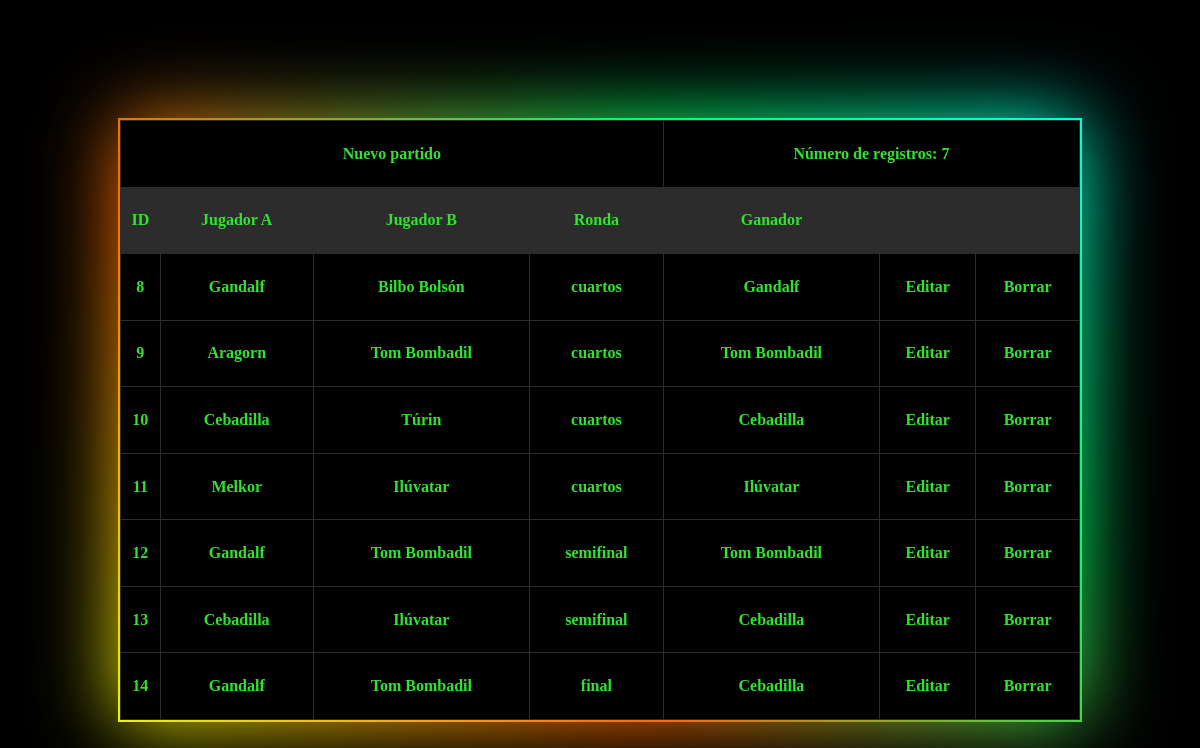
/U4/Ping_pong/vistas/gestionTorneosVista.php?modo=edicion&id=2, run on an earlier commit of the app's database.
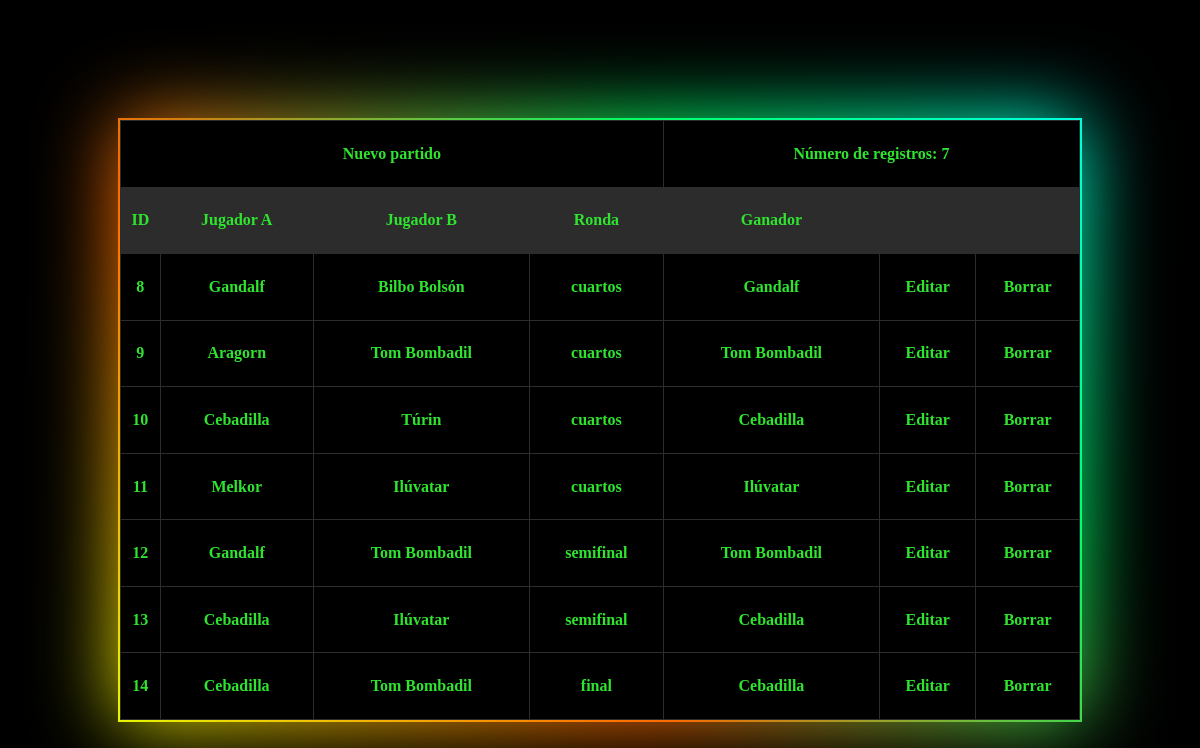
And on a later commit of the database.
### tables this page shows
CREATE TABLE T_Partido (
    id_partido INT PRIMARY KEY AUTO_INCREMENT,
    id_torneo INT,
    tipo_partido ENUM('cuartos', 'semifinal', 'final'),
    jugador_a varchar(50),
    jugador_b varchar(50),
    ganador varchar(50),
    FOREIGN KEY (id_torneo) REFERENCES T_Torneo (id_torneo)
);

### U4/Ping_pong/accesoDatos/gestionTorneosVistaAccesoDatos.php (called while the page is built, shortened)
<?php
class partidoAccesoDatos {
    function obtener() {
        $conexion = mysqli_connect('localhost','root','12345');
        $idTorneo = $_GET['id'];
        if (isset($idTorneo)) {
            mysqli_select_db($conexion, 'torneos_pingPong');
        $consulta = mysqli_prepare($conexion, "SELECT
                                                    id_torneo,
                                                    id_partido,
                                                    jugador_a,
                                                    jugador_b,
                                                    tipo_partido,
                                                    ganador
                                                FROM
                                                    T_Partido
                                                WHERE
                                                    id_torneo = $idTorneo;");
        $consulta->execute();
        $result = $consulta->get_result();
        $partidos = array();
        while ($myrow = $result->fetch_assoc()) {
            array_push($partidos, $myrow);
        }
        return $partidos;
        }
    }
}
?>

### U4/Ping_pong/negocio/gestionTorneosVistaReglasNegocio.php (called while the page is built, shortened)
<?php
require("../accesoDatos/gestionTorneosVistaAccesoDatos.php");
class gestionTorneosVistaReglasNegocio {
    private $ID;
    private $JUGADOR_A;
    private $JUGADOR_B;
    private $RONDA;
    private $GANADOR;
    function init($idTorneo, $id, $jugadorA, $jugadorB, $ronda, $ganador) {
        $this->ID = $id;
        $this->JUGADOR_A = $jugadorA;
        $this->JUGADOR_B = $jugadorB;
        $this->RONDA = $ronda;
        $this->GANADOR = $ganador;
    }
    function getID() {
        return $this->ID;
    }
    function getJUGADOR_A() {
        return $this->JUGADOR_A;
    }
    function getJUGADOR_B() {
        return $this->JUGADOR_B;
    }
    function getRONDA(){
        return $this->RONDA;
    }
    function getGANADOR(){
        return $this->GANADOR;
    }
    function obtener() {
        $partidosDAL = new partidoAccesoDatos();
        $resultadosPartido = $partidosDAL->obtener();
        $listaPartidos = array();
        foreach($resultadosPartido as $partidos){
            $oGestionTorneosReglasNegocio = new gestionTorneosVistaReglasNegocio();
            $oGestionTorneosReglasNegocio->init($partidos['id_torneo'], $partidos['id_partido'], $partidos['jugador_a'], $partidos['jugador_b'], $partidos['tipo_partido'], $partidos['ganador']);
            array_push($listaPartidos, $oGestionTorneosReglasNegocio);
        }
        return $listaPartidos;
    }
}
?>

### U4/Ping_pong/vistas/gestionTorneosVista.php (the view, shortened to what this page needs)
<!DOCTYPE html>
<html lang='en'>
<head>
    <link rel='stylesheet' href='../css/gestionTorneosVista.css'>
</head>
<body>
<?php
    require('../negocio/gestionTorneosVistaReglasNegocio.php');
    $partidosBL = new gestionTorneosVistaReglasNegocio();
    $datosPartidos = $partidosBL->obtener();
    $tipoPagina = $_GET['modo'];
    if ($tipoPagina == 'edicion') {
        echo ("<div class='bloque brillo'>
                <table>
                    <tr class='nuevo'>
                        <th colspan='4'>
                            <a href=''>Nuevo partido</a>
                        </th>
                        <th colspan='3'>Número de registros: ".count($datosPartidos)."</th>
                    </tr>
                    <tr class='identificador'>
                        <th>ID</th>
                        <th>Jugador A</th>
                        <th>Jugador B</th>
                        <th>Ronda</th>
                        <th>Ganador</th>
                        <th></th>
                        <th></th>
                    </tr>");
                    foreach ($datosPartidos as $partidos){
                        echo "<tr>";
                        echo "<th>".$partidos->getID()."</th>";
                        echo "<th>".$partidos->getJUGADOR_A()."</th>";
                        echo "<th>".$partidos->getJUGADOR_B()."</th>";
                        echo "<th>".$partidos->getRONDA()."</th>";
                        echo "<th>".$partidos->getGANADOR()."</th>";
                        echo "<th>Editar</th>";
                        echo "<th>Borrar</th>";
                        echo "</tr>";
                    }
                echo "</table>
                    </div>";
    }
?>
</body>
</html>

What changed in the data, as far as the page shows it:
changed t_partido "final": jugador_a "Gandalf" → "Cebadilla"
